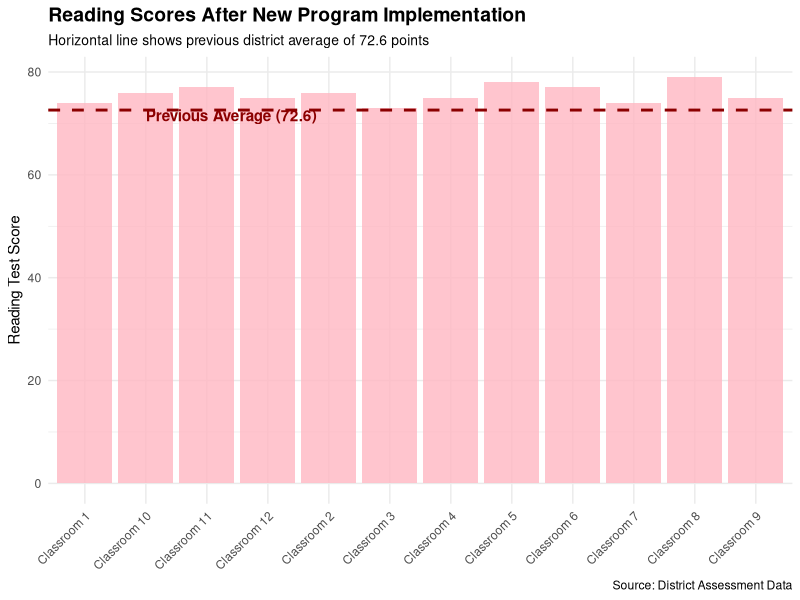

Source code (R):
## ---- chunk 1
knitr::opts_chunk$set(echo = TRUE)
library(tidyverse)
## ---- chunk 2
# Known information about reading scores before the new program
prior_mean <- 72.6  # average score
prior_sd <- 4.8    # standard deviation

# Reading scores after implementing the new program (12 classrooms)
new_scores <- c(74, 76, 73, 75, 78, 77, 74, 79, 75, 76, 77, 75) # Replace with the actual scores

# Create a journalist-friendly dataset
score_data <- tibble(
  classroom = paste("Classroom", 1:12),
  reading_score = new_scores
)

# View the data
score_data
## ---- chunk 3
# Calculate statistics based on the new reading scores
new_stats <- score_data |> 
  summarise(
    mean = mean(reading_score),
    sd = sd(reading_score),
    n = n()
  )

new_stats
## ---- chunk 4
# STUDENT TASK: Choose an appropriate fill color for the bars
my_fill_color <- "lightpink" # Replace with a color name like "royalblue", "darkgreen", etc.

# Create a visualization comparing new scores to the previous average
score_data |> 
ggplot(aes(x = classroom, y = reading_score)) +
  geom_col(fill = my_fill_color, alpha = 0.8) +
  geom_hline(yintercept = prior_mean, color = "darkred", size = 1, linetype = "dashed") +
  annotate("text", x = 2, y = prior_mean - 1, 
           label = "Previous Average (72.6)", hjust = 0, fontface = "bold", color = "darkred") +
  labs(
    title = "Reading Scores After New Program Implementation",
    subtitle = "Horizontal line shows previous district average of 72.6 points",
    x = NULL,
    y = "Reading Test Score",
    caption = "Source: District Assessment Data"
  ) +
  theme_minimal() +
  theme(
    plot.title = element_text(face = "bold", size = 14),
    plot.subtitle = element_text(size = 10),
    axis.text.x = element_text(angle = 45, hjust = 1)
  )
## ---- chunk 5
# Set the significance level for your test
alpha_level <- 0.05 # Replace with the appropriate value

# Perform a one-sample t-test
# Since we want to know if scores improved (increased), we use a one-sided test (alternative = "greater")
t_test_result <- t.test(
  score_data$reading_score,
  mu = prior_mean,
  alternative = "greater"
)

# Display the results
t_test_result
## ---- chunk 6
# Get the p-value
p_value <- t_test_result$p.value

# Calculate the 95% confidence interval
ci <- t.test(score_data$reading_score)$conf.int

# Create a tibble to display the key statistics for your story
story_stats <- tibble(
  `Previous average` = prior_mean,
  `New average` = mean(75.75),
  `Improvement` = mean(new_scores) - prior_mean,
  `Percent change` = round(((mean(new_scores) - prior_mean) / prior_mean) * 100, 1),
  `p-value` = p_value,
  `Lower bound` = ci[1],
  `Upper bound` = ci[2],
  `Confidence level` = "95%"
)

# Display the key statistics
story_stats
